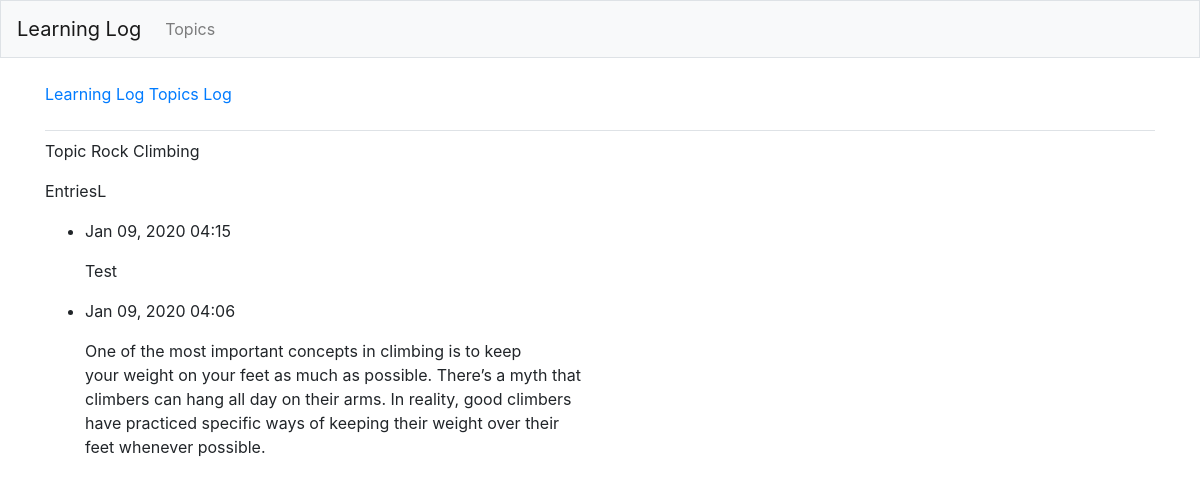
/topics/1/, run on the app's committed database.
### learning_logs/models.py (models this page shows, shortened)
class Topic(models.Model):
    text = models.CharField(max_length=200)
    date_added = models.DateTimeField(auto_now_add=True)
    def __str__(self):
        return self.text

class Entry(models.Model):
    topic = models.ForeignKey(Topic, on_delete=models.CASCADE)
    text = models.TextField()
    date_added = models.DateTimeField(auto_now_add=True)
    class Meta:
        verbose_name_plural = 'entries'

### learning_logs/views.py (the view)
# urls.py: path('topics/<int:topic_id>/', views.topic, name='topic')
def topic(request, topic_id):
    topic = Topic.objects.get(id=topic_id)
    entries = topic.entry_set.order_by('-date_added')
    context = {'topic': topic, 'entries': entries}
    return render(request, 'learning_logs/topic.html',context)

### learning_logs/templates/learning_logs/topic.html
{% extends 'learning_logs/base.html' %}
{% block content %}
<p>Topic {{ topic }}</p>
<p>EntriesL</p>
<ul>
  {% for entry in entries %}
    <li><p>{{ entry.date_added|date:'M d, Y H:i'}}</p>
        <p>{{ entry.text|linebreaks}}</p>
    </li>
    {% empty %}
      <li>There are no entries for this topic yet.</li>
    {% endfor %}
</ul>
{% endblock content %}

### learning_logs/templates/learning_logs/base.html (shortened to what this page needs)
{% load bootstrap4 %}
<!doctype html>
<html lang="en">
<head>
      {% bootstrap_css %}
</head>
<body>
<nav class="navbar navbar-expand-md navbar-light bg-light mb-4 border">
  <a class="navbar-brand" href="{% url 'learning_logs:index'%}">
    Learning Log</a>
<div class="collapse navbar-collapse" id="navbarCollapse">
  <ul class="navbar-nav mr-auto">
    <li class="nav-item">
      <a class="nav-link" href="{% url 'learning_logs:topics'%}">
        Topics</a></li>
      </ul>
</nav>
<main role="main" class="container">
  <div class="pb-2 mb-2 border-bottom">
    <p>
      <a href="{% url 'learning_logs:index' %}">Learning Log</a>
      <a href="{% url 'learning_logs:topics' %}">Topics Log</a>
    </p>
    </div>
    <div >
      {% block content %}{% endblock content %}
    </div>
    </main>
</body>

### data on the page
Topic: text "Rock Climbing"
Entry: date_added "Jan 09, 2020 04:15", text "Test"
Entry: date_added "Jan 09, 2020 04:06", text "One of the most important concepts in climbing is to keep your weight on your feet as much as possible. There’s a myth that climbers can hang all day on their arms. In reality, good climbers have practiced specific ways of keeping their weight over their feet whenever possible."
